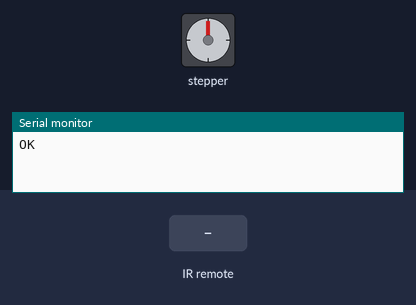
The sketch below on a simulated Arduino Uno, built with avr-gcc and run on an emulated ATmega328P. Parts: stepper motor, the last lines printed to the serial monitor. Wiring (inferred from the names in the program): stepper motor (2048 steps per turn assumed): coils pin 5, pin 4, pin 3, pin 2. Inputs (shaded band) come from the test bench.

Above: at 1.2 s.
1.3 s: infrared code 0x77E1606B received
At 2.24 s:
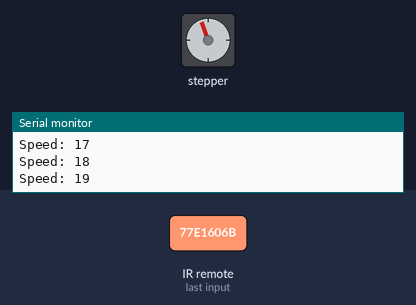
At 2.84 s:
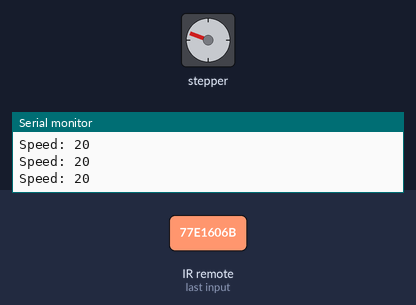
4.3 s: infrared code 0x77E1C06B received
7.3 s: infrared code 0x77E1A06B received
10.3 s: infrared code 0x77E1906B received
At 10.89 s:
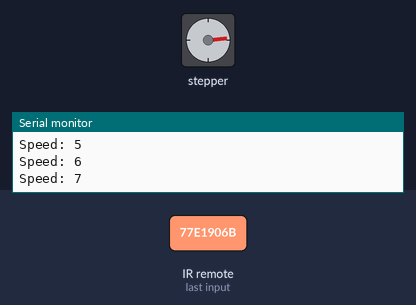
13.3 s: infrared code 0x77E1C06B received
Timing chart, 0 to 17.3 s (numbered marks = the images above; inputs shaded):
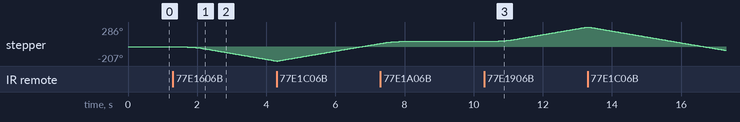

Measured:
- after the input at 1.3 s, stepper: keeps turning counter-clockwise at about 74°/s, starting after 0.20 s
- after the input at 10.3 s, stepper: keeps turning clockwise at about 72°/s, starting after 0.10 s

The sketch:

horlogeMagique.ino
```cpp
/*
 Stepper Motor Control - one revolution

 This program drives a unipolar or bipolar stepper motor.
 The motor is attached to digital pins 8 - 11 of the Arduino.

 The motor should revolve one revolution in one direction, then
 one revolution in the other direction.


 Created 11 Mar. 2007
 Modified 30 Nov. 2009
 by Tom Igoe

 */

int motorPin1 = 5;
int motorPin2 = 4;
int motorPin3 = 3;
int motorPin4 = 2;

int motorSpeed = 0;
const int maxMotorSpeed = 20;
int stepDelay = 0;

const int actionDelay = 50;

#include <IRremote.h>
const int receivePin = 6;
IRrecv irrecv(receivePin);
decode_results results;

unsigned long chrono;

enum MachineStates {OFF, CLOCKWISE, COUNTERCLOCKWISE};
enum MachineActions {NONE, PLUS, MINUS, STOP, INVERT, GOPLUS, GOMOINS};
MachineStates machineState = OFF;
MachineActions machineAction = NONE;
MachineActions lastAction    = NONE;

void setup() {
  Serial.begin(74880);

  pinMode(motorPin1, OUTPUT);
  pinMode(motorPin2, OUTPUT);
  pinMode(motorPin3, OUTPUT);
  pinMode(motorPin4, OUTPUT);

  irrecv.enableIRIn();

  chrono = millis();

  Serial.println("OK");
}


void loop() {
  if (irrecv.decode(&results)) {
    /*
    Serial.print("ir code : ");
    Serial.print(results.value, HEX);
    Serial.println("");
    */
    switch (results.value) {
      case 0xFFFFFFFF: // repeat
        if (millis() - chrono > actionDelay) {
          chrono = millis();
          machineAction = lastAction;
        }
        break;

      case 0x77E1606B: // GOPLUS
        machineAction = GOPLUS;
        lastAction = NONE; // don't repeat
        break;

      case 0x77E1906B: // GOMOINS
        machineAction = GOMOINS;
        lastAction = NONE; // don't repeat
        break;

      case 0x77E1A06B: // STOP
        machineAction = STOP;
        lastAction = NONE; // don't repeat
        break;

      case 0x77E1506B: // PLUS
        chrono = millis();
        machineAction = PLUS;
        lastAction = PLUS;
        break;

      case 0x77E1306B: // MOINS
        chrono = millis();
        machineAction = MINUS;
        lastAction = MINUS;
        break;

      case 0x77E1C06B: // CHANGE DIR
        machineAction = INVERT;
        lastAction = NONE; // don't repeat
        break;

      case 0x7E1E06B:  // keyup
        switch (lastAction) {
          case PLUS:
          case MINUS:
            machineAction = NONE;
            break;
        }
        break;

}

    irrecv.resume();
  }

  doMachine();
}

void incMotorSpeed(int inc) {
  motorSpeed += inc;
  if (motorSpeed <= 0) {
    motorSpeed = 0;
    setMachineState(OFF, __LINE__);
    machineAction = NONE;
    lastAction = NONE;
  }
  else if (motorSpeed > maxMotorSpeed) {
    motorSpeed = maxMotorSpeed;
    machineAction = NONE;
    lastAction = NONE;
  }
  else {
    stepDelay = maxMotorSpeed / motorSpeed;
  }
  Serial.println("Speed: " + String(motorSpeed));
}

void doMachine() {
  switch (machineAction) {
    case PLUS:
      switch (machineState) {
        case OFF:
          incMotorSpeed(1);
          setMachineState(CLOCKWISE, __LINE__);
          break;
        case CLOCKWISE:
          incMotorSpeed(1);
          break;
        case COUNTERCLOCKWISE:
          incMotorSpeed(-1);
          break;
      }
      machineAction = NONE;
      break;
    case MINUS:
      switch (machineState) {
        case OFF:
          incMotorSpeed(1);
          setMachineState(COUNTERCLOCKWISE, __LINE__);
          break;
        case CLOCKWISE:
          incMotorSpeed(-1);
          break;
        case COUNTERCLOCKWISE:
          incMotorSpeed(1);
          break;
      }
      machineAction = NONE;
      break;
    case STOP:
      if (millis() - chrono > actionDelay) {
        chrono = millis();
        incMotorSpeed(-1);
        if (motorSpeed > 15) incMotorSpeed(-1);
        if (motorSpeed > 8) incMotorSpeed(-1);
      }
      break;
    case GOPLUS:
    case GOMOINS:
      if (machineState == OFF && machineAction == GOPLUS) {
        setMachineState(CLOCKWISE, __LINE__);
      }
      else if (machineState == OFF && machineAction == GOMOINS) {
        setMachineState(COUNTERCLOCKWISE, __LINE__);
      }
      if (millis() - chrono > actionDelay) {
        chrono = millis();
        incMotorSpeed(1);
        if (motorSpeed > 15) incMotorSpeed(1);
        if (motorSpeed > 8) incMotorSpeed(1);
      }
      break;
    case INVERT:
      switch (machineState) {
        case CLOCKWISE:
          setMachineState(COUNTERCLOCKWISE, __LINE__);
          break;
        case COUNTERCLOCKWISE:
          setMachineState(CLOCKWISE, __LINE__);
          break;
      }
      machineAction = NONE;
      break;
  }

  switch (machineState) {
    case CLOCKWISE:
      motor_clockwise();
      break;
    case COUNTERCLOCKWISE:
      motor_counterclockwise();
      break;
  }
}


//==============================================================================
// SET NEW MACHINE STATE
//==============================================================================
void setMachineState(MachineStates state, int line) {
  Serial.println(
      String("[")
    + String((int)(millis()/1000))
    + "s;l." + String(line)
    + "] "
    + getMachineStateString(machineState)
    + " => "
    + getMachineStateString(state)
  );
  machineState = state;
}

//==============================================================================
// GET MACHINE STATE IN STRING
//==============================================================================
String getMachineStateString(MachineStates state) {
  switch (state) {
    case OFF:           return String("OFF");
    case CLOCKWISE:    return String("CLOCKWISE");
    case COUNTERCLOCKWISE:    return String("COUNTERCLOCKWISE");
    case INVERT:         return String("INVERT");
  }
}

//////////////////////////////////////////////////////////////////////////////
//set pins to ULN2003 high in sequence from 1 to 4
//delay "motorSpeed" between each pin setting (to determine speed)

void motor_counterclockwise (){
 // 1
 digitalWrite(motorPin1, HIGH);
 digitalWrite(motorPin2, LOW);
 digitalWrite(motorPin3, LOW);
 digitalWrite(motorPin4, LOW);
 delay(stepDelay);
 // 2
 digitalWrite(motorPin1, HIGH);
 digitalWrite(motorPin2, HIGH);
 digitalWrite(motorPin3, LOW);
 digitalWrite(motorPin4, LOW);
 delay (stepDelay);
 // 3
 digitalWrite(motorPin1, LOW);
 digitalWrite(motorPin2, HIGH);
 digitalWrite(motorPin3, LOW);
 digitalWrite(motorPin4, LOW);
 delay(stepDelay);
 // 4
 digitalWrite(motorPin1, LOW);
 digitalWrite(motorPin2, HIGH);
 digitalWrite(motorPin3, HIGH);
 digitalWrite(motorPin4, LOW);
 delay(stepDelay);
 // 5
 digitalWrite(motorPin1, LOW);
 digitalWrite(motorPin2, LOW);
 digitalWrite(motorPin3, HIGH);
 digitalWrite(motorPin4, LOW);
 delay(stepDelay);
 // 6
 digitalWrite(motorPin1, LOW);
 digitalWrite(motorPin2, LOW);
 digitalWrite(motorPin3, HIGH);
 digitalWrite(motorPin4, HIGH);
 delay (stepDelay);
 // 7
 digitalWrite(motorPin1, LOW);
 digitalWrite(motorPin2, LOW);
 digitalWrite(motorPin3, LOW);
 digitalWrite(motorPin4, HIGH);
 delay(stepDelay);
 // 8
 digitalWrite(motorPin1, HIGH);
 digitalWrite(motorPin2, LOW);
 digitalWrite(motorPin3, LOW);
 digitalWrite(motorPin4, HIGH);
 delay(stepDelay);
}

//////////////////////////////////////////////////////////////////////////////
//set pins to ULN2003 high in sequence from 4 to 1
//delay "motorSpeed" between each pin setting (to determine speed)

void motor_clockwise(){
  // 1
 digitalWrite(motorPin4, HIGH);
 digitalWrite(motorPin3, LOW);
 digitalWrite(motorPin2, LOW);
 digitalWrite(motorPin1, LOW);
 delay(stepDelay);
 // 2
 digitalWrite(motorPin4, HIGH);
 digitalWrite(motorPin3, HIGH);
 digitalWrite(motorPin2, LOW);
 digitalWrite(motorPin1, LOW);
 delay (stepDelay);
 // 3
 digitalWrite(motorPin4, LOW);
 digitalWrite(motorPin3, HIGH);
 digitalWrite(motorPin2, LOW);
 digitalWrite(motorPin1, LOW);
 delay(stepDelay);
 // 4
 digitalWrite(motorPin4, LOW);
 digitalWrite(motorPin3, HIGH);
 digitalWrite(motorPin2, HIGH);
 digitalWrite(motorPin1, LOW);
 delay(stepDelay);
 // 5
 digitalWrite(motorPin4, LOW);
 digitalWrite(motorPin3, LOW);
 digitalWrite(motorPin2, HIGH);
 digitalWrite(motorPin1, LOW);
 delay(stepDelay);
 // 6
 digitalWrite(motorPin4, LOW);
 digitalWrite(motorPin3, LOW);
 digitalWrite(motorPin2, HIGH);
 digitalWrite(motorPin1, HIGH);
 delay (stepDelay);
 // 7
 digitalWrite(motorPin4, LOW);
 digitalWrite(motorPin3, LOW);
 digitalWrite(motorPin2, LOW);
 digitalWrite(motorPin1, HIGH);
 delay(stepDelay);
 // 8
 digitalWrite(motorPin4, HIGH);
 digitalWrite(motorPin3, LOW);
 digitalWrite(motorPin2, LOW);
 digitalWrite(motorPin1, HIGH);
 delay(stepDelay);
}
```
